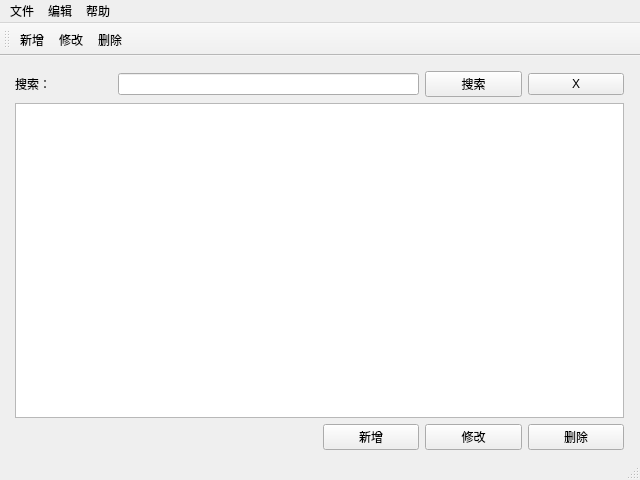
<?xml version="1.0" encoding="UTF-8"?>
<ui version="4.0">
 <class>ContentPage</class>
 <widget class="QMainWindow" name="ContentPage">
  <property name="geometry">
   <rect>
    <x>0</x>
    <y>0</y>
    <width>640</width>
    <height>480</height>
   </rect>
  </property>
  <property name="windowTitle">
   <string>ContentPage</string>
  </property>
  <widget class="QWidget" name="centralWidget">
   <widget class="QWidget" name="">
    <property name="geometry">
     <rect>
      <x>4</x>
      <y>4</y>
      <width>631</width>
      <height>401</height>
     </rect>
    </property>
    <layout class="QGridLayout" name="gridLayout">
     <item row="0" column="0">
      <widget class="QLabel" name="lblSearch">
       <property name="text">
        <string>搜索：</string>
       </property>
      </widget>
     </item>
     <item row="2" column="3">
      <widget class="QPushButton" name="btnAddnew">
       <property name="text">
        <string>新增</string>
       </property>
      </widget>
     </item>
     <item row="2" column="4">
      <widget class="QPushButton" name="btnModify">
       <property name="text">
        <string>修改</string>
       </property>
      </widget>
     </item>
     <item row="2" column="5">
      <widget class="QPushButton" name="btnRemove">
       <property name="text">
        <string>删除</string>
       </property>
      </widget>
     </item>
     <item row="0" column="5">
      <widget class="QPushButton" name="btnClear">
       <property name="text">
        <string>X</string>
       </property>
      </widget>
     </item>
     <item row="0" column="4">
      <widget class="QPushButton" name="btnSearch">
       <property name="text">
        <string>搜索</string>
       </property>
      </widget>
     </item>
     <item row="0" column="1" colspan="3">
      <widget class="QLineEdit" name="edtSearchWord"/>
     </item>
     <item row="1" column="0" colspan="6">
      <widget class="QTableWidget" name="tblContent"/>
     </item>
    </layout>
   </widget>
  </widget>
  <widget class="QMenuBar" name="menuBar">
   <property name="geometry">
    <rect>
     <x>0</x>
     <y>0</y>
     <width>640</width>
     <height>26</height>
    </rect>
   </property>
   <widget class="QMenu" name="mnFile">
    <property name="title">
     <string>文件</string>
    </property>
   </widget>
   <widget class="QMenu" name="mnEdit">
    <property name="title">
     <string>编辑</string>
    </property>
   </widget>
   <widget class="QMenu" name="mnHelp">
    <property name="title">
     <string>帮助</string>
    </property>
   </widget>
   <addaction name="mnFile"/>
   <addaction name="mnEdit"/>
   <addaction name="mnHelp"/>
  </widget>
  <widget class="QStatusBar" name="statusBar"/>
  <widget class="QToolBar" name="mainToolBar">
   <attribute name="toolBarArea">
    <enum>TopToolBarArea</enum>
   </attribute>
   <attribute name="toolBarBreak">
    <bool>true</bool>
   </attribute>
   <addaction name="actionAddnew"/>
   <addaction name="actionModify"/>
   <addaction name="actionRemove"/>
  </widget>
  <action name="actionAddnew">
   <property name="text">
    <string>新增</string>
   </property>
  </action>
  <action name="actionModify">
   <property name="text">
    <string>修改</string>
   </property>
  </action>
  <action name="actionRemove">
   <property name="text">
    <string>删除</string>
   </property>
   <property name="toolTip">
    <string>删除</string>
   </property>
  </action>
 </widget>
 <layoutdefault spacing="6" margin="11"/>
 <resources/>
 <connections/>
</ui>
